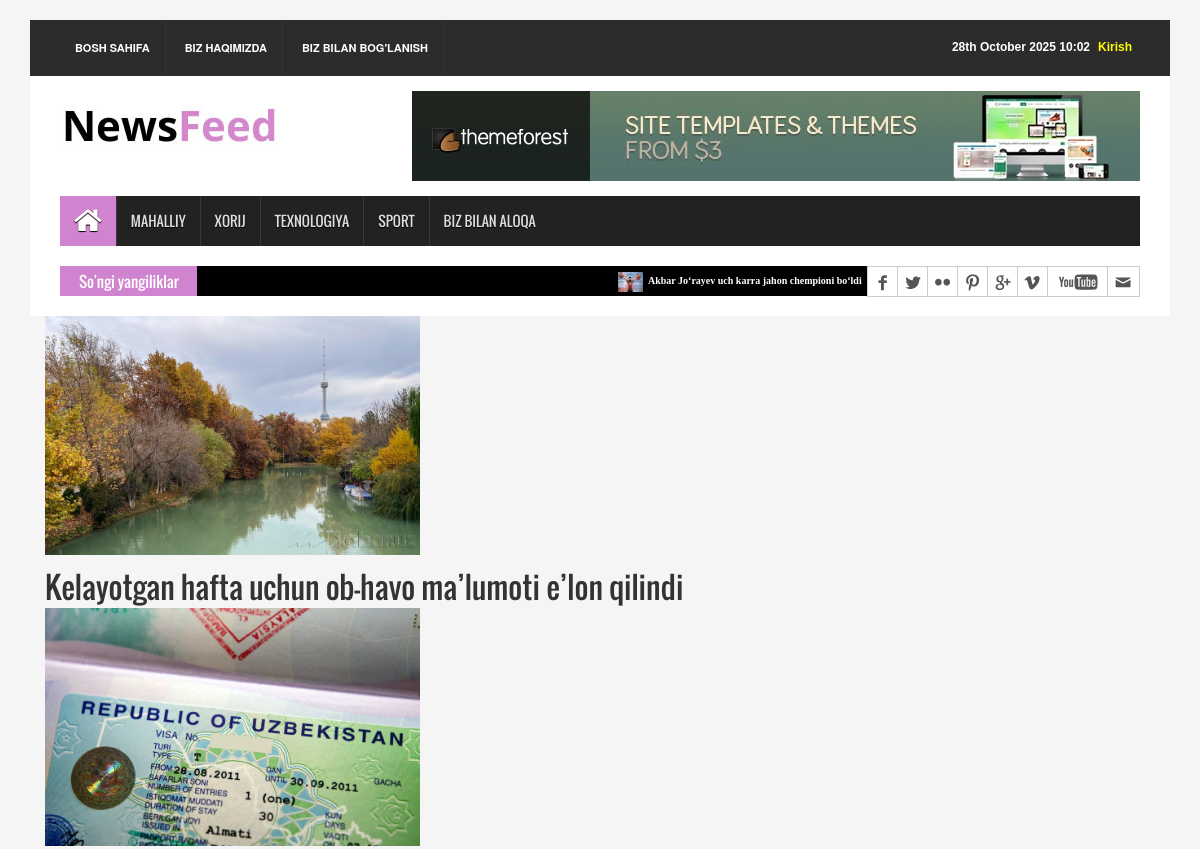
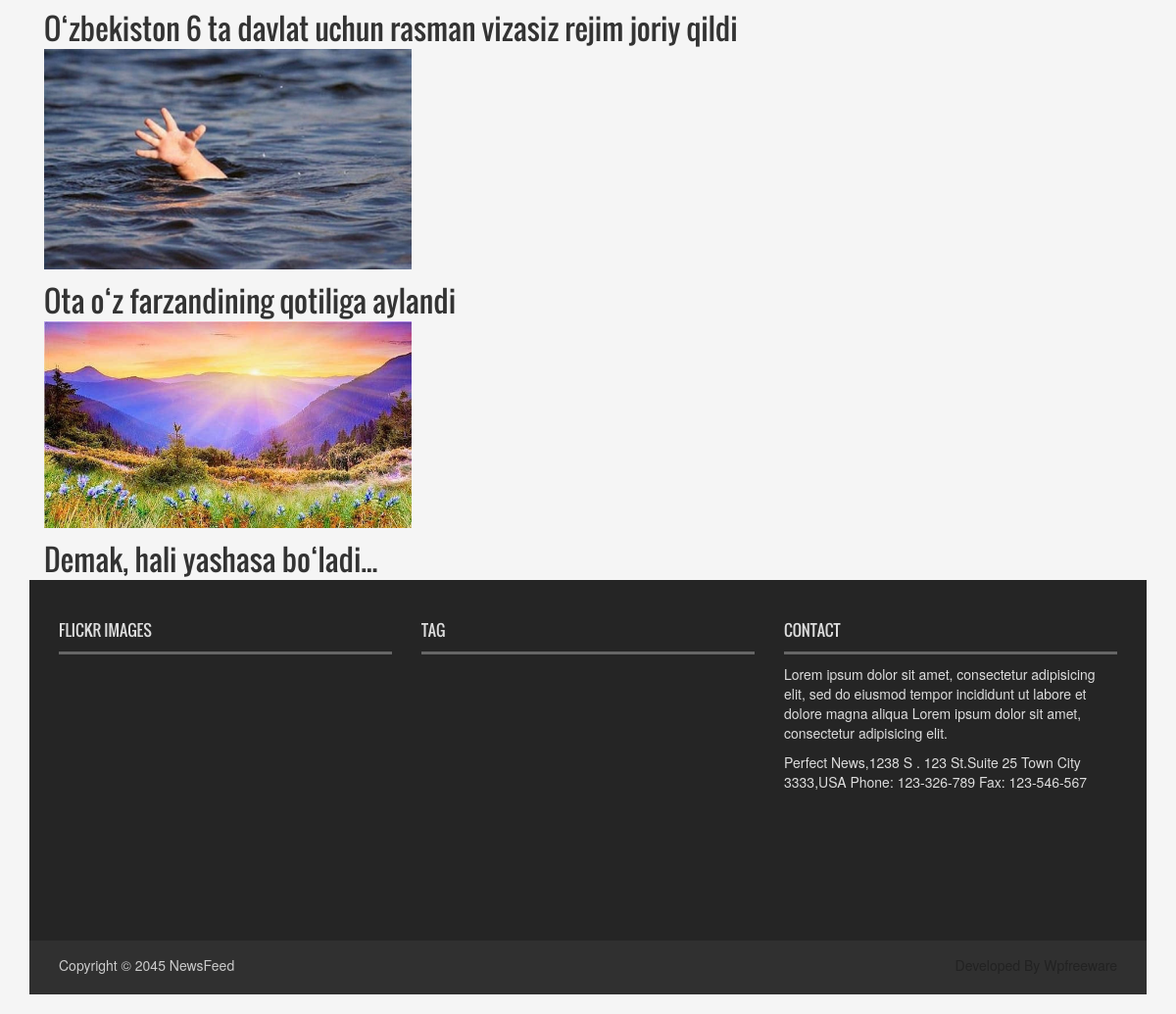
Screenshot of /local-news with the database file from the repository (2 pictures, top to bottom).
### news_app/models.py (models this page shows, shortened)
class News(models.Model):
    class Status(models.TextChoices):
        Draft = "DF", "Draft"
        Published = "PB", "Published"
    title = models.CharField(max_length=250)
    slug = models.SlugField(max_length=250)
    body = models.TextField()
    image = models.ImageField(upload_to='news/images')
    category = models.ForeignKey(Category, on_delete=models.CASCADE)
    publish_time = models.DateTimeField(default=timezone.now)
    create_time = models.DateTimeField(auto_now_add=True)
    updated_time = models.DateTimeField(auto_now=True)
    status = models.CharField(max_length=2, choices=Status.choices, default=Status.Draft)
    objects = models.Manager()  #default manager
    published = PublishedManager()
    class Meta:
        ordering = ["-publish_time"]

### news_app/views.py (the view)
# urls.py: path('local-news', LocalNewsView.as_view(), name='local_news_page'),
class LocalNewsView(ListView):
    model = News
    template_name = 'news/mahalliy.html'
    context_object_name = 'mahalliy_yangiliklari'
    def get_queryset(self):
        news = self.model.published.all().filter(category__name='Mahalliy')
        return news

### news_app/context_processor.py (called while the page is built)
def latest_news(request):
    latest_news = News.published.all().order_by('-publish_time')[:10]
    categories = Category.objects.all()
    context = {
        'latest_news': latest_news
    }
    return context

### news_app/models.py (called while the page is built)
    def get_queryset(self):
        return super().get_queryset().filter(status=News.Status.Published)

### templates/news/mahalliy.html (shortened to what this page needs)
{% extends 'news/base.html' %}
{% load static %}
{% block content %}
  {% for news in mahalliy_yangiliklari %}
    <div class="container">
      <div class="row">
        <div class="col-sm-8">
          <img src="{{ news.image.url }}" alt="{{ news.title }}" style="width:50%"/>
          <h2>{{ news.title }}</h2>
        </div>
      </div>
    </div>
{% endfor %}
{% endblock content %}

### templates/news/base.html (shortened to what this page needs)
{% load static %}
<!DOCTYPE html>
<html lang="en">
<head>
    <link
      rel="stylesheet"
      type="text/css"
      href="{% static 'css/bootstrap.min.css' %}"
    />
    <link
      rel="stylesheet"
      type="text/css"
      href="{% static 'css/font-awesome.min.css' %}"
    />
    <link
      rel="stylesheet"
      type="text/css"
      href="{% static 'css/animate.css' %}"
    />
    <link rel="stylesheet" type="text/css" href="{% static 'css/font.css' %}" />
    <link
      rel="stylesheet"
      type="text/css"
      href="{% static 'css/li-scroller.css' %}"
    />
    <link
      rel="stylesheet"
      type="text/css"
      href="{% static 'css/slick.css' %}"
    />
    <link
      rel="stylesheet"
      type="text/css"
      href="{% static 'css/jquery.fancybox.css' %}"
    />
    <link
      rel="stylesheet"
      type="text/css"
      href="{% static 'css/theme.css' %}"
    />
    <link
      rel="stylesheet"
      type="text/css"
      href="{% static 'css/style.css' %}"
    />
</head>
<body>
    <div class="container">
      <header id="header">
        <div class="row">
          <div class="col-lg-12 col-md-12 col-sm-12">
            <div class="header_top">
              <div class="header_top_left">
                <ul class="top_nav">
                  <li><a href="{% url 'home_page' %}">Bosh sahifa</a></li>
                  <li><a href="#">Biz haqimizda</a></li>
                  <li><a href="{% url 'contact_page' %}">Biz bilan bog'lanish</a></li>
                </ul>
              </div>
              <div class="header_top_right">
                {% if request.user.is_authenticated %}
                <p><a href="{% url 'user_profile' %}">My profile</a></p>
                {% else %}
                  <p class="login"><a href="{% url 'login' %}" style=" color: yellow">Kirish</a></p>
                {% endif %}
                <p>{% now "jS F Y H:i" %}</p>
              </div>
            </div>
          </div>
          <div class="col-lg-12 col-md-12 col-sm-12">
            <div class="header_bottom">
              <div class="logo_area">
                <a href="index.html" class="logo"
                  ><img src="{% static 'images/logo.jpg' %}" alt=""
                /></a>
              </div>
              <div class="add_banner">
                <a href="#"
                  ><img
                    src="{% static 'images/addbanner_728x90_V1.jpg' %}"
                    alt=""
                /></a>
              </div>
            </div>
          </div>
        </div>
      </header>
      <section id="navArea">
        <nav class="navbar navbar-inverse" role="navigation">
          <div id="navbar" class="navbar-collapse collapse">
            <ul class="nav navbar-nav main_nav">
              <li class="active">
                <a href="{% url 'home_page' %}"
                  ><span class="fa fa-home desktop-home"></span
                  ><span class="mobile-show">Mahalliy</span></a
                >
              </li>
              <li><a href="{% url 'local_news_page' %}">Mahalliy</a></li>
              <li><a href="{% url 'foreign_news_page' %}">Xorij</a></li>
              <li class="dropdown"><a href="{% url 'technology_news_page' %}">Texnologiya</a></li>
              <li><a href="{% url 'sport_news_page' %}">Sport</a></li>
              <li><a href="{% url 'contact_page' %}">Biz bilan aloqa</a></li>
            </ul>
          </div>
        </nav>
      </section>
      <section id="newsSection">
        <div class="row">
          <div class="col-lg-12 col-md-12">
            <div class="latest_newsarea">
              <span>So'ngi yangiliklar</span>
              <ul id="ticker01" class="news_sticker">
                {% for news in latest_news %}
                <li>
                  <a href="#"
                    ><img
                      src="{{ news.image.url }}"
                      alt=""
                    />{{ news.title }}</a
                  >
                </li>
                {% endfor %}
              </ul>
              <div class="social_area">
                <ul class="social_nav">
                  <li class="facebook"><a href="#"></a></li>
                  <li class="twitter"><a href="#"></a></li>
                  <li class="flickr"><a href="#"></a></li>
                  <li class="pinterest"><a href="#"></a></li>
                  <li class="googleplus"><a href="#"></a></li>
                  <li class="vimeo"><a href="#"></a></li>
                  <li class="youtube"><a href="#"></a></li>
                  <li class="mail"><a href="#"></a></li>
                </ul>
              </div>
            </div>
          </div>
        </div>
      </section>
      {% block content %}
      {% endblock content %}
    <footer id="footer">
        <div class="footer_top">
          <div class="row">
            <div class="col-lg-4 col-md-4 col-sm-4">
              <div class="footer_widget wow fadeInLeftBig">
                <h2>Flickr Images</h2>
              </div>
            </div>
            <div class="col-lg-4 col-md-4 col-sm-4">
              <div class="footer_widget wow fadeInDown">
                <h2>Tag</h2>
              </div>
            </div>
            <div class="col-lg-4 col-md-4 col-sm-4">
              <div class="footer_widget wow fadeInRightBig">
                <h2>Contact</h2>
                <p>
                  Lorem ipsum dolor sit amet, consectetur adipisicing elit, sed
                  do eiusmod tempor incididunt ut labore et dolore magna aliqua
                  Lorem ipsum dolor sit amet, consectetur adipisicing elit.
                </p>
                <address>
                  Perfect News,1238 S . 123 St.Suite 25 Town City 3333,USA
                  Phone: 123-326-789 Fax: 123-546-567
                </address>
              </div>
            </div>
          </div>
        </div>
        <div class="footer_bottom">
          <p class="copyright">
            Copyright &copy; 2045 <a href="index.html">NewsFeed</a>
          </p>
          <p class="developer">Developed By Wpfreeware</p>
        </div>
    </footer>
</body>
</html>

### static/css/li-scroller.css (style rules this page uses)
ul.newsticker { position:relative; left:750px; font:bold 10px Verdana; list-style-type:none; margin:0; padding:0 }
ul.newsticker li { float:left; margin:0; padding:0 }
ul.newsticker a { white-space:nowrap; padding:0; color:#fff; margin:0 50px 0 0 }
ul.newsticker a > img { height:20px; margin-right:5px; width:25px }

### static/css/theme.css (style rules this page uses)
.navbar-inverse .navbar-nav > .active > a, .navbar-inverse .navbar-nav > .active > a:hover, .navbar-inverse .navbar-nav > .active > a:focus { background-color:#d083cf }
.latest_newsarea span { background:none repeat scroll 0 0 #d083cf }

### rows the page displays
News: image (picture), title "Akbar Jo‘rayev uch karra jahon chempioni bo‘ldi"
News: image (picture), title "Kelayotgan hafta uchun ob-havo ma’lumoti e’lon qilindi"
News: image (picture), title "O‘zbekiston 6 ta davlat uchun rasman vizasiz rejim joriy qildi"
News: image (picture), title "Ota o‘z farzandining qotiliga aylandi"
News: image (picture), title "Demak, hali yashasa bo‘ladi..."
